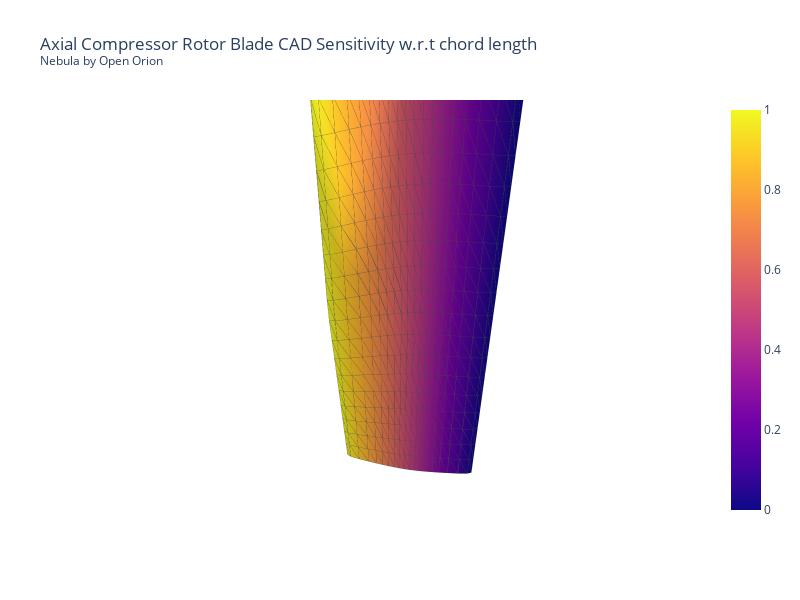

The code cell stored with this chart in its notebook:
### Code cell
from nebula.render.visualization import show

show(mesh, "plot", jac_mag_wrt_chord_length, name="Axial Compressor Rotor Blade CAD Sensitivity w.r.t chord length<br><sup>Nebula by Open Orion</sup>")

### Figure 1 — Plotly figure (JSON) as saved in the notebook; plotly's stock layout.template omitted (floating-point values rounded to 4 significant figures; data arrays with more than 128 entries replaced by an {"elided": "..."} marker saying what was removed)
{"data": [{"i": {"elided": "1444 int values"}, "intensity": {"elided": "800 float values"}, "j": {"elided": "1444 int values"}, "k": {"elided": "1444 int values"}, "type": "mesh3d", "x": {"elided": "800 float values"}, "y": {"elided": "800 float values"}, "z": {"elided": "800 float values"}}, {"line": {"color": "rgb(70,70,70)", "width": 1}, "mode": "lines", "type": "scatter3d", "x": {"elided": "7220 float values"}, "y": {"elided": "7220 float values"}, "z": {"elided": "7220 float values"}}], "layout": {"height": 600, "scene": {"bgcolor": "rgba(0,0,0,0)", "xaxis": {"visible": false}, "yaxis": {"visible": false}, "zaxis": {"visible": false}}, "title": {"text": "Axial Compressor Rotor Blade CAD Sensitivity w.r.t chord length<br><sup>Nebula by Open Orion</sup>"}, "width": 800}}
